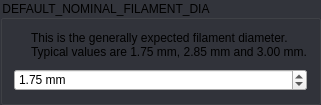
    <widget class="QGroupBox" name="groupBox_2">
     <property name="focusPolicy">
      <enum>Qt::StrongFocus</enum>
     </property>
     <property name="styleSheet">
      <string notr="true">QGroupBox:!disabled {
	background: rgb(50, 52, 59);
}</string>
     </property>
     <property name="title">
      <string>DEFAULT_NOMINAL_FILAMENT_DIA</string>
     </property>
     <layout class="QGridLayout" name="gridLayout_5">
      <property name="spacing">
       <number>10</number>
      </property>
      <item row="0" column="1">
       <widget class="QLabel" name="label_3">
        <property name="sizePolicy">
         <sizepolicy hsizetype="Fixed" vsizetype="Fixed">
          <horstretch>0</horstretch>
          <verstretch>0</verstretch>
         </sizepolicy>
        </property>
        <property name="text">
         <string/>
        </property>
        <property name="pixmap">
         <pixmap resource="../resources/resources.qrc">:/info_FILL0_wght100_GRAD0_opsz20.svg</pixmap>
        </property>
       </widget>
      </item>
      <item row="1" column="1" colspan="2">
       <widget class="QDoubleSpinBox" name="uDefaultNominalFilamentDiaSpinBox">
        <property name="suffix">
         <string> mm</string>
        </property>
        <property name="maximum">
         <double>10.000000000000000</double>
        </property>
        <property name="stepType">
         <enum>QAbstractSpinBox::AdaptiveDecimalStepType</enum>
        </property>
        <property name="value">
         <double>1.750000000000000</double>
        </property>
       </widget>
      </item>
      <item row="0" column="2">
       <widget class="QLabel" name="label_4">
        <property name="text">
         <string>This is the generally expected filament diameter. Typical values are 1.75 mm, 2.85 mm and 3.00 mm.</string>
        </property>
        <property name="wordWrap">
         <bool>true</bool>
        </property>
       </widget>
      </item>
     </layout>
    </widget>
